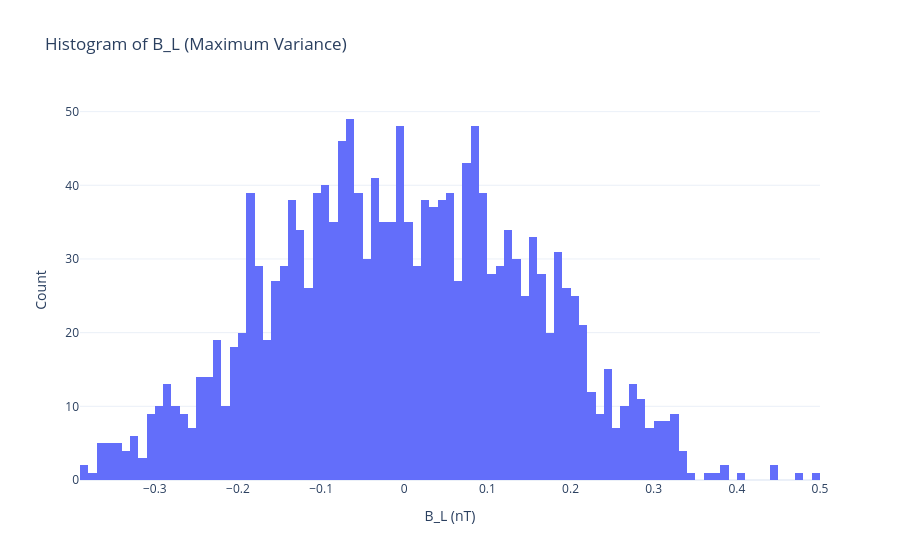
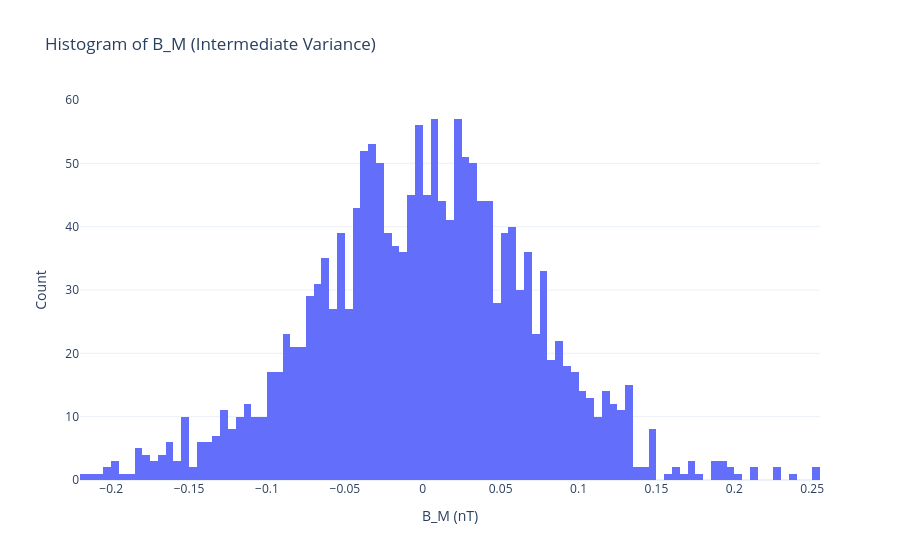

The cell these charts' notebook holds for them, in order:
### Code cell
import plotly.express as px

# Histogram for B_L (maximum variance)
fig_B_L = px.histogram(filtered_data, x='B_L', nbins=100, title="Histogram of B_L (Maximum Variance)",
                       labels={'B_L': 'B_L (nT)'}, template='plotly_white')
fig_B_L.update_layout(xaxis_title="B_L (nT)", yaxis_title="Count")
fig_B_L.show()

# Histogram for B_M (intermediate variance)
fig_B_M = px.histogram(filtered_data, x='B_M', nbins=100, title="Histogram of B_M (Intermediate Variance)",
                       labels={'B_M': 'B_M (nT)'}, template='plotly_white')
fig_B_M.update_layout(xaxis_title="B_M (nT)", yaxis_title="Count")
fig_B_M.show()

### Figure 1 — Plotly figure (JSON) as saved in the notebook; plotly's stock layout.template omitted (floating-point values rounded to 4 significant figures; data arrays with more than 128 entries replaced by an {"elided": "..."} marker saying what was removed)
{"data": [{"alignmentgroup": "True", "bingroup": "x", "hovertemplate": "B_L (nT)=%{x}<br>count=%{y}<extra></extra>", "legendgroup": "", "marker": {"color": "#636efa", "pattern": {"shape": ""}}, "name": "", "nbinsx": 100, "offsetgroup": "", "orientation": "v", "showlegend": false, "type": "histogram", "x": {"elided": "1688 float values"}, "xaxis": "x", "yaxis": "y"}], "layout": {"autosize": true, "barmode": "relative", "legend": {"tracegroupgap": 0}, "title": {"text": "Histogram of B_L (Maximum Variance)"}, "xaxis": {"anchor": "y", "autorange": true, "domain": [0, 1], "range": [-0.39, 0.5], "title": {"text": "B_L (nT)"}, "type": "linear"}, "yaxis": {"anchor": "x", "autorange": true, "domain": [0, 1], "range": [0, 51.58], "title": {"text": "Count"}}}}

### Figure 2 — Plotly figure (JSON) as saved in the notebook; plotly's stock layout.template omitted (floating-point values rounded to 4 significant figures; data arrays with more than 128 entries replaced by an {"elided": "..."} marker saying what was removed)
{"data": [{"alignmentgroup": "True", "bingroup": "x", "hovertemplate": "B_M (nT)=%{x}<br>count=%{y}<extra></extra>", "legendgroup": "", "marker": {"color": "#636efa", "pattern": {"shape": ""}}, "name": "", "nbinsx": 100, "offsetgroup": "", "orientation": "v", "showlegend": false, "type": "histogram", "x": {"elided": "1688 float values"}, "xaxis": "x", "yaxis": "y"}], "layout": {"autosize": true, "barmode": "relative", "legend": {"tracegroupgap": 0}, "title": {"text": "Histogram of B_M (Intermediate Variance)"}, "xaxis": {"anchor": "y", "autorange": true, "domain": [0, 1], "range": [-0.22, 0.255], "title": {"text": "B_M (nT)"}, "type": "linear"}, "yaxis": {"anchor": "x", "autorange": true, "domain": [0, 1], "range": [0, 60], "title": {"text": "Count"}}}}
